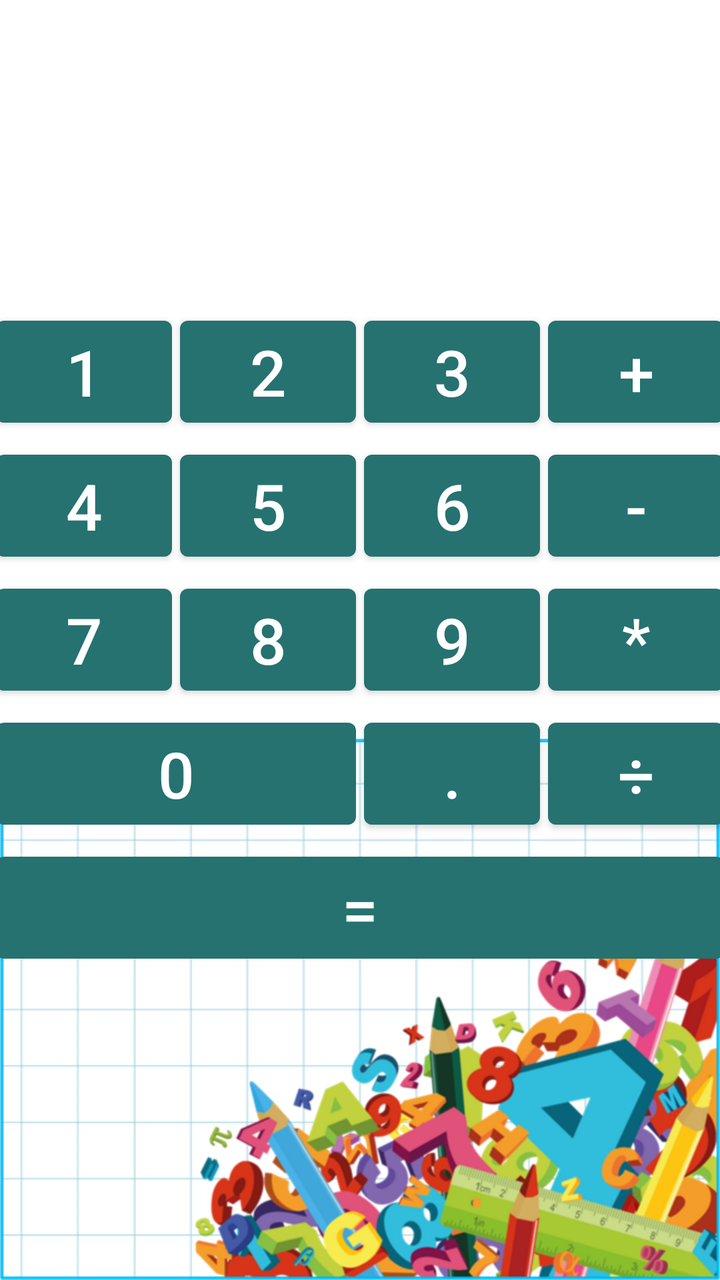
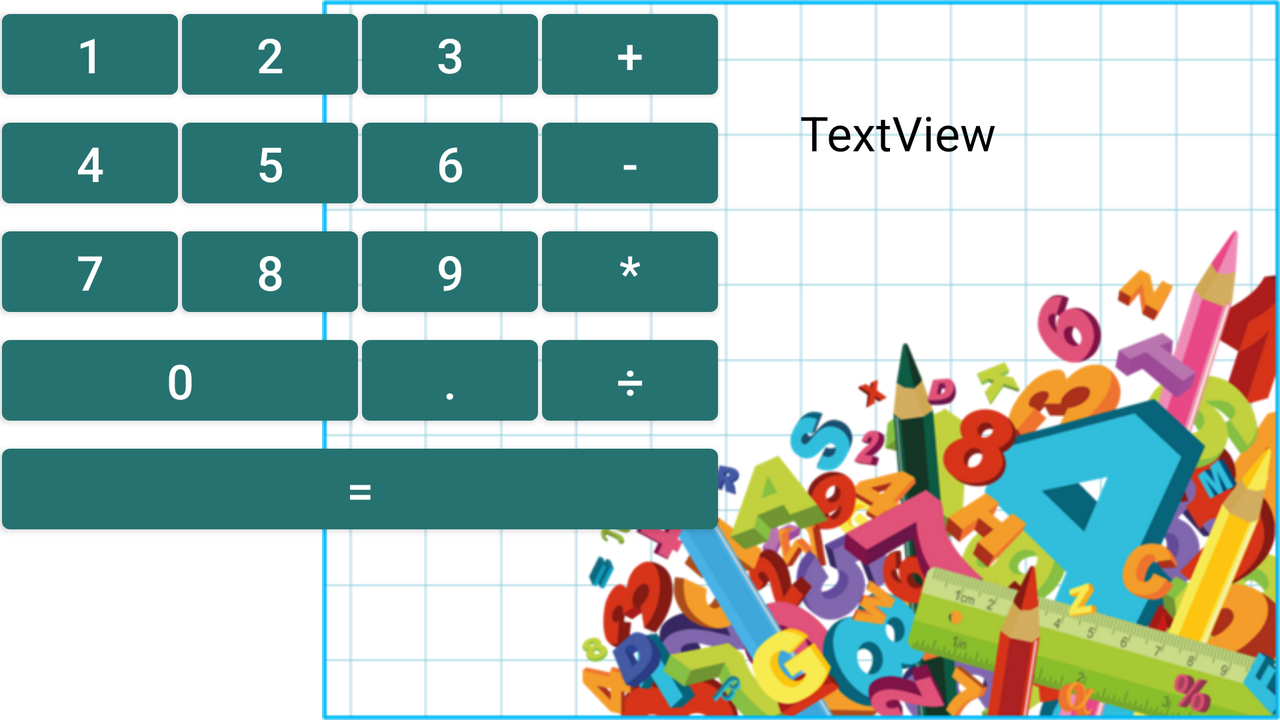

First picture: res/layout/ on a phone held upright. Second picture: the repository's own variant of that layout, on a device whose configuration matches the variant's folder. Source for both follows.
<!-- AndroidManifest.xml: application theme Theme.Calculator -->
<!-- res/layout/activity_main.xml -->
<?xml version="1.0" encoding="utf-8"?>
<FrameLayout xmlns:android="http://schemas.android.com/apk/res/android"
    android:layout_width="match_parent"
    android:layout_height="match_parent"
    xmlns:app="http://schemas.android.com/apk/res-auto">

    <androidx.appcompat.widget.AppCompatImageView
        android:layout_width="match_parent"
        android:layout_height="match_parent"
        app:srcCompat="@drawable/screen_logo2"
        android:scaleType="fitEnd"/>
<TableLayout
    android:layout_width="match_parent"
    android:layout_height="match_parent"
    android:layout_columnSpan="4"
    android:gravity="center"
    android:orientation="horizontal">

    <TableRow
        android:layout_width="match_parent"
        android:layout_height="match_parent"
        android:gravity="center">

        <Button
            android:id="@+id/digit_one_button"
            android:layout_width="wrap_content"
            android:layout_height="wrap_content"
            android:layout_margin="@dimen/button_margin"
            android:text="@string/_1"
            android:textSize="@dimen/button_text" />

        <Button
            android:id="@+id/digit_two_button"
            android:layout_width="wrap_content"
            android:layout_height="wrap_content"
            android:layout_margin="@dimen/button_margin"
            android:text="@string/_2"
            android:textSize="@dimen/button_text" />

        <Button
            android:id="@+id/digit_three_button"
            android:layout_width="wrap_content"
            android:layout_height="wrap_content"
            android:layout_margin="@dimen/button_margin"
            android:text="@string/_3"
            android:textSize="@dimen/button_text" />

        <Button
            android:id="@+id/plus_operation_button"
            android:layout_width="wrap_content"
            android:layout_height="wrap_content"
            android:layout_margin="@dimen/button_margin"
            android:text="@string/_plus"
            android:textSize="@dimen/button_text" />
    </TableRow>

    <TableRow
        android:layout_width="match_parent"
        android:layout_height="match_parent"
        android:gravity="center">

        <Button
            android:id="@+id/digit_four_button"
            android:layout_width="wrap_content"
            android:layout_height="wrap_content"
            android:layout_margin="@dimen/button_margin"
            android:text="@string/_4"
            android:textSize="@dimen/button_text" />

        <Button
            android:id="@+id/digit_five_button"
            android:layout_width="wrap_content"
            android:layout_height="wrap_content"
            android:layout_margin="@dimen/button_margin"
            android:text="@string/_5"
            android:textSize="@dimen/button_text" />

        <Button
            android:id="@+id/digit_six_button"
            android:layout_width="wrap_content"
            android:layout_height="wrap_content"
            android:layout_margin="@dimen/button_margin"
            android:text="@string/_6"
            android:textSize="@dimen/button_text" />

        <Button
            android:id="@+id/minus_operation_button"
            android:layout_width="wrap_content"
            android:layout_height="wrap_content"
            android:layout_margin="@dimen/button_margin"
            android:text="@string/_minus"
            android:textSize="@dimen/button_text" />
    </TableRow>

    <TableRow
        android:layout_width="match_parent"
        android:layout_height="match_parent"
        android:gravity="center"
        android:orientation="horizontal">

        <Button
            android:id="@+id/digit_seven_button"
            android:layout_width="wrap_content"
            android:layout_height="wrap_content"
            android:layout_margin="@dimen/button_margin"
            android:text="@string/_7"
            android:textSize="@dimen/button_text" />

        <Button
            android:id="@+id/digit_eight_button"
            android:layout_width="wrap_content"
            android:layout_height="wrap_content"
            android:layout_margin="@dimen/button_margin"
            android:text="@string/_8"
            android:textSize="@dimen/button_text" />

        <Button
            android:id="@+id/digit_nine_button"
            android:layout_width="wrap_content"
            android:layout_height="wrap_content"
            android:layout_margin="@dimen/button_margin"
            android:text="@string/_9"
            android:textSize="@dimen/button_text" />

        <Button
            android:id="@+id/mult_operation_button"
            android:layout_width="wrap_content"
            android:layout_height="wrap_content"
            android:layout_margin="@dimen/button_margin"
            android:text="@string/_multiply"
            android:textSize="@dimen/button_text" />
    </TableRow>

    <TableRow
        android:layout_width="wrap_content"
        android:layout_height="wrap_content"
        android:gravity="center">

        <Button
            android:id="@+id/digit_zero_button"
            android:layout_width="wrap_content"
            android:layout_height="wrap_content"
            android:layout_margin="@dimen/button_margin"
            android:layout_span="2"
            android:text="@string/_0"
            android:textSize="@dimen/button_text" />

        <Button
            android:id="@+id/point_button"
            android:layout_width="wrap_content"
            android:layout_height="wrap_content"
            android:layout_margin="@dimen/button_margin"
            android:text="@string/_point"
            android:textSize="@dimen/button_text" />

        <Button
            android:id="@+id/share_operation_button"
            android:layout_width="wrap_content"
            android:layout_height="wrap_content"
            android:layout_margin="@dimen/button_margin"
            android:text="@string/_share"
            android:textSize="@dimen/button_text" />
    </TableRow>

    <TableRow
        android:layout_width="wrap_content"
        android:layout_height="wrap_content"
        android:gravity="center">

        <Button
            android:id="@+id/calc_result_button"
            android:layout_width="wrap_content"
            android:layout_height="wrap_content"
            android:layout_margin="@dimen/button_margin"
            android:layout_span="4"
            android:text="@string/_equally"
            android:textSize="@dimen/button_text" />
    </TableRow>
</TableLayout>
</FrameLayout>
<!-- resources referenced by this layout -->
<resources>
  <dimen name="button_margin">2dp</dimen>
  <dimen name="button_text">32sp</dimen>
  <!-- drawable screen_logo2: png bitmap (drawable, 179784 bytes) -->
  <string name="_0">0</string>
  <string name="_1">1</string>
  <string name="_2">2</string>
  <string name="_3">3</string>
  <string name="_4">4</string>
  <string name="_5">5</string>
  <string name="_6">6</string>
  <string name="_7">7</string>
  <string name="_8">8</string>
  <string name="_9">9</string>
  <string name="_equally">=</string>
  <string name="_minus">-</string>
  <string name="_multiply">*</string>
  <string name="_plus">+</string>
  <string name="_point">.</string>
  <string name="_share">÷</string>
  <style name="Theme.Calculator" parent="Theme.MaterialComponents.DayNight.DarkActionBar">
          
  
          <item name="colorPrimary">#267270</item>
          <item name="colorPrimaryVariant">@color/purple_700</item>
          <item name="colorOnPrimary">@color/white</item>
          
          <item name="colorSecondary">@color/teal_200</item>
          <item name="colorSecondaryVariant">@color/teal_700</item>
          <item name="colorOnSecondary">@color/black</item>
          
          <item name="android:statusBarColor" tools:targetApi="l">?attr/colorPrimaryVariant</item>
          
      </style>
  <color name="purple_700">#FF3700B3</color>
  <color name="white">#FFFFFFFF</color>
  <color name="teal_200">#FF03DAC5</color>
  <color name="teal_700">#FF018786</color>
  <color name="black">#FF000000</color>
</resources>
<!-- res/layout-land/activity_main.xml (the repository's variant of the layout above) -->
<!-- drawn on the phone turned sideways -->
<?xml version="1.0" encoding="utf-8"?>
<FrameLayout xmlns:android="http://schemas.android.com/apk/res/android"
    xmlns:app="http://schemas.android.com/apk/res-auto"
    xmlns:tools="http://schemas.android.com/tools"
    android:layout_width="match_parent"
    android:layout_height="match_parent">

    <androidx.appcompat.widget.AppCompatImageView
        android:layout_width="match_parent"
        android:layout_height="match_parent"
        android:scaleType="fitEnd"
        app:srcCompat="@drawable/screen_logo2" />


    <LinearLayout
        android:layout_width="match_parent"
        android:layout_height="match_parent"
        android:orientation="vertical">

        <TextView
            android:id="@+id/tablo_tv"
            android:layout_width="match_parent"
            android:layout_height="wrap_content"
            android:layout_marginLeft="400dp"
            android:layout_marginTop="50dp"
            android:gravity="center|left"
            android:paddingRight="10dp"
            android:text="TextView"
            android:textColor="@color/black"
            android:textSize="@dimen/button_text" />
    </LinearLayout>

    <TableLayout
        android:layout_width="wrap_content"
        android:layout_height="wrap_content"
        android:layout_columnSpan="4"
        android:gravity="center"
        android:orientation="horizontal">

        <TableRow
            android:layout_width="match_parent"
            android:layout_height="match_parent"
            android:gravity="left">

            <Button
                android:id="@+id/digit_one_button"
                android:layout_width="wrap_content"
                android:layout_height="wrap_content"
                android:layout_margin="@dimen/button_margin"
                android:text="@string/_1"
                android:textSize="@dimen/button_text" />

            <Button
                android:id="@+id/digit_two_button"
                android:layout_width="wrap_content"
                android:layout_height="wrap_content"
                android:layout_margin="@dimen/button_margin"
                android:text="@string/_2"
                android:textSize="@dimen/button_text" />

            <Button
                android:id="@+id/digit_three_button"
                android:layout_width="wrap_content"
                android:layout_height="wrap_content"
                android:layout_margin="@dimen/button_margin"
                android:text="@string/_3"
                android:textSize="@dimen/button_text" />

            <Button
                android:id="@+id/plus_operation_button"
                android:layout_width="wrap_content"
                android:layout_height="wrap_content"
                android:layout_margin="@dimen/button_margin"
                android:text="@string/_plus"
                android:textSize="@dimen/button_text" />
        </TableRow>

        <TableRow
            android:layout_width="match_parent"
            android:layout_height="match_parent"
            android:gravity="left">

            <Button
                android:id="@+id/digit_four_button"
                android:layout_width="wrap_content"
                android:layout_height="wrap_content"
                android:layout_margin="@dimen/button_margin"
                android:text="@string/_4"
                android:textSize="@dimen/button_text" />

            <Button
                android:id="@+id/digit_five_button"
                android:layout_width="wrap_content"
                android:layout_height="wrap_content"
                android:layout_margin="@dimen/button_margin"
                android:text="@string/_5"
                android:textSize="@dimen/button_text" />

            <Button
                android:id="@+id/digit_six_button"
                android:layout_width="wrap_content"
                android:layout_height="wrap_content"
                android:layout_margin="@dimen/button_margin"
                android:text="@string/_6"
                android:textSize="@dimen/button_text" />

            <Button
                android:id="@+id/minus_operation_button"
                android:layout_width="wrap_content"
                android:layout_height="wrap_content"
                android:layout_margin="@dimen/button_margin"
                android:text="@string/_minus"
                android:textSize="@dimen/button_text" />
        </TableRow>

        <TableRow
            android:layout_width="match_parent"
            android:layout_height="match_parent"
            android:gravity="left"
            android:orientation="horizontal">

            <Button
                android:id="@+id/digit_seven_button"
                android:layout_width="wrap_content"
                android:layout_height="wrap_content"
                android:layout_margin="@dimen/button_margin"
                android:text="@string/_7"
                android:textSize="@dimen/button_text" />

            <Button
                android:id="@+id/digit_eight_button"
                android:layout_width="wrap_content"
                android:layout_height="wrap_content"
                android:layout_margin="@dimen/button_margin"
                android:text="@string/_8"
                android:textSize="@dimen/button_text" />

            <Button
                android:id="@+id/digit_nine_button"
                android:layout_width="wrap_content"
                android:layout_height="wrap_content"
                android:layout_margin="@dimen/button_margin"
                android:text="@string/_9"
                android:textSize="@dimen/button_text" />

            <Button
                android:id="@+id/mult_operation_button"
                android:layout_width="wrap_content"
                android:layout_height="wrap_content"
                android:layout_margin="@dimen/button_margin"
                android:text="@string/_multiply"
                android:textSize="@dimen/button_text" />
        </TableRow>

        <TableRow
            android:layout_width="wrap_content"
            android:layout_height="wrap_content"
            android:gravity="left">

            <Button
                android:id="@+id/digit_zero_button"
                android:layout_width="wrap_content"
                android:layout_height="wrap_content"
                android:layout_margin="@dimen/button_margin"
                android:layout_span="2"
                android:text="@string/_0"
                android:textSize="@dimen/button_text" />

            <Button
                android:id="@+id/point_button"
                android:layout_width="wrap_content"
                android:layout_height="wrap_content"
                android:layout_margin="@dimen/button_margin"
                android:text="@string/_point"
                android:textSize="@dimen/button_text" />

            <Button
                android:id="@+id/share_operation_button"
                android:layout_width="wrap_content"
                android:layout_height="wrap_content"
                android:layout_margin="@dimen/button_margin"
                android:text="@string/_share"
                android:textSize="@dimen/button_text" />
        </TableRow>

        <TableRow
            android:layout_width="wrap_content"
            android:layout_height="wrap_content"
            android:gravity="left">

            <Button
                android:id="@+id/calc_result_button"
                android:layout_width="wrap_content"
                android:layout_height="wrap_content"
                android:layout_margin="@dimen/button_margin"
                android:layout_span="4"
                android:text="@string/_equally"
                android:textSize="@dimen/button_text" />
        </TableRow>
    </TableLayout>

</FrameLayout>
<!-- resources referenced by the variant -->
<!-- as the phone turned sideways resolves them -->
<resources>
  <!-- from res/values-land/ -->
  <color name="black">#FF000000</color>
  <!-- from res/values-land/ -->
  <dimen name="button_margin">1dp</dimen>
  <!-- from res/values-land/ -->
  <dimen name="button_text">24sp</dimen>
  <!-- drawable screen_logo2: png bitmap (drawable, 179784 bytes) -->
  <!-- from res/values-land/ -->
  <string name="_0">0</string>
  <!-- from res/values-land/ -->
  <string name="_1">1</string>
  <!-- from res/values-land/ -->
  <string name="_2">2</string>
  <!-- from res/values-land/ -->
  <string name="_3">3</string>
  <!-- from res/values-land/ -->
  <string name="_4">4</string>
  <!-- from res/values-land/ -->
  <string name="_5">5</string>
  <!-- from res/values-land/ -->
  <string name="_6">6</string>
  <!-- from res/values-land/ -->
  <string name="_7">7</string>
  <!-- from res/values-land/ -->
  <string name="_8">8</string>
  <!-- from res/values-land/ -->
  <string name="_9">9</string>
  <!-- from res/values-land/ -->
  <string name="_equally">=</string>
  <!-- from res/values-land/ -->
  <string name="_minus">-</string>
  <!-- from res/values-land/ -->
  <string name="_multiply">*</string>
  <!-- from res/values-land/ -->
  <string name="_plus">+</string>
  <!-- from res/values-land/ -->
  <string name="_point">.</string>
  <!-- from res/values-land/ -->
  <string name="_share">÷</string>
  <!-- from res/values-land/ -->
  <style name="Theme.Calculator" parent="Theme.MaterialComponents.DayNight.DarkActionBar">
          
          <item name="colorPrimary">#267270</item>
          <item name="colorPrimaryVariant">@color/purple_700</item>
          <item name="colorOnPrimary">@color/white</item>
          
          <item name="colorSecondary">@color/teal_200</item>
          <item name="colorSecondaryVariant">@color/teal_700</item>
          <item name="colorOnSecondary">@color/black</item>
          
          <item name="android:statusBarColor" tools:targetApi="l">?attr/colorPrimaryVariant</item>
          
      </style>
  <!-- from res/values-land/ -->
  <color name="purple_700">#FF3700B3</color>
  <!-- from res/values-land/ -->
  <color name="white">#FFFFFFFF</color>
  <!-- from res/values-land/ -->
  <color name="teal_200">#FF03DAC5</color>
  <!-- from res/values-land/ -->
  <color name="teal_700">#FF018786</color>
</resources>
